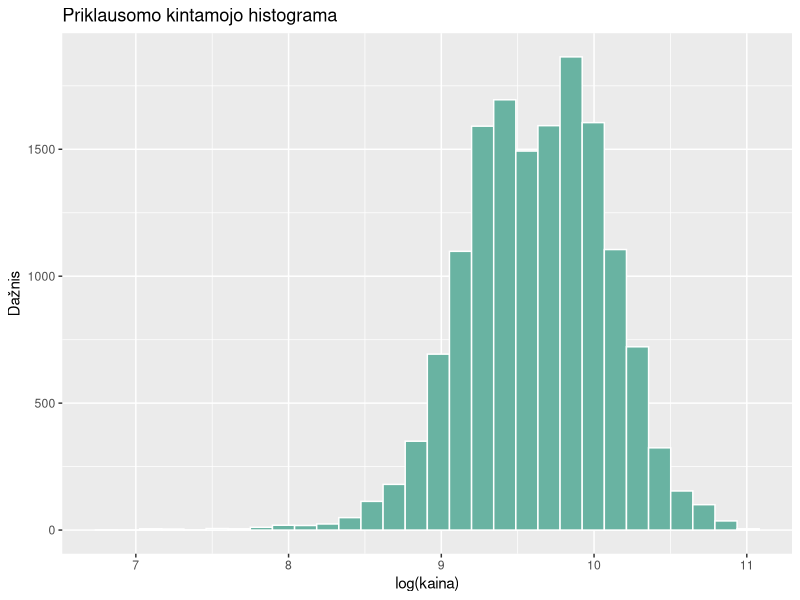
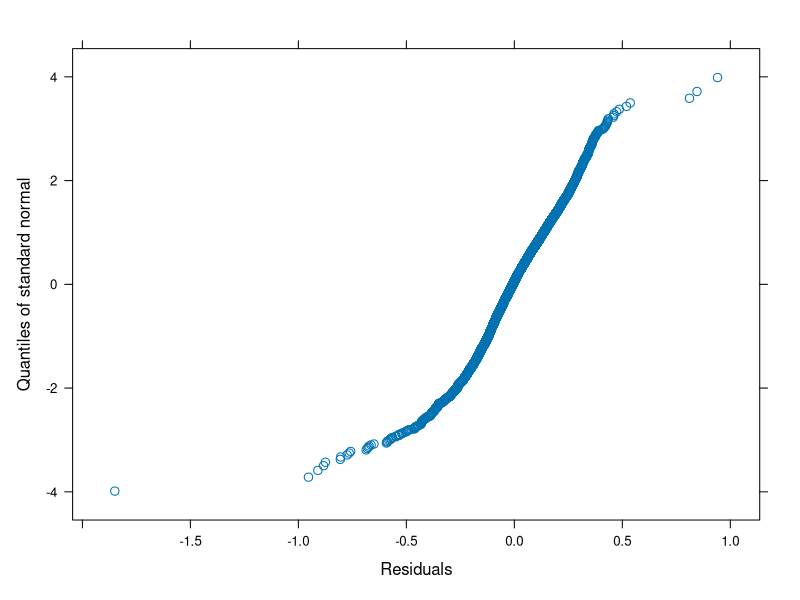
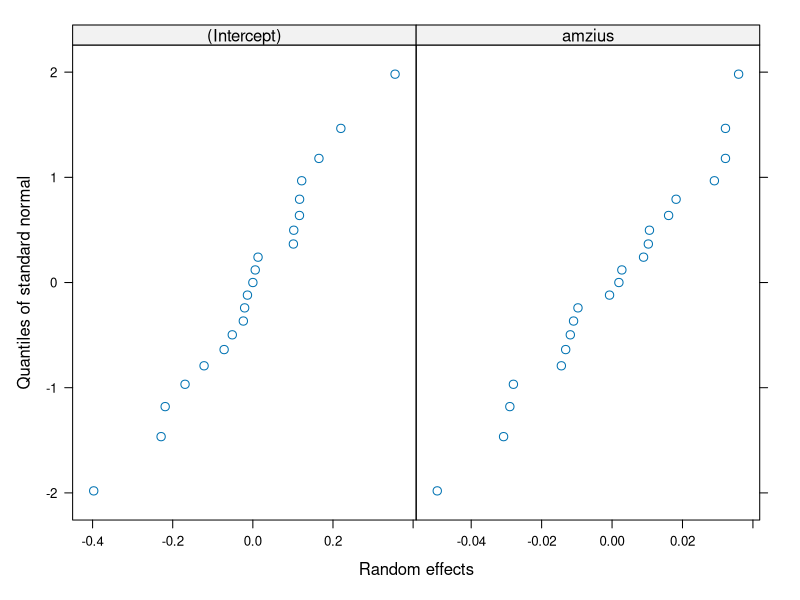
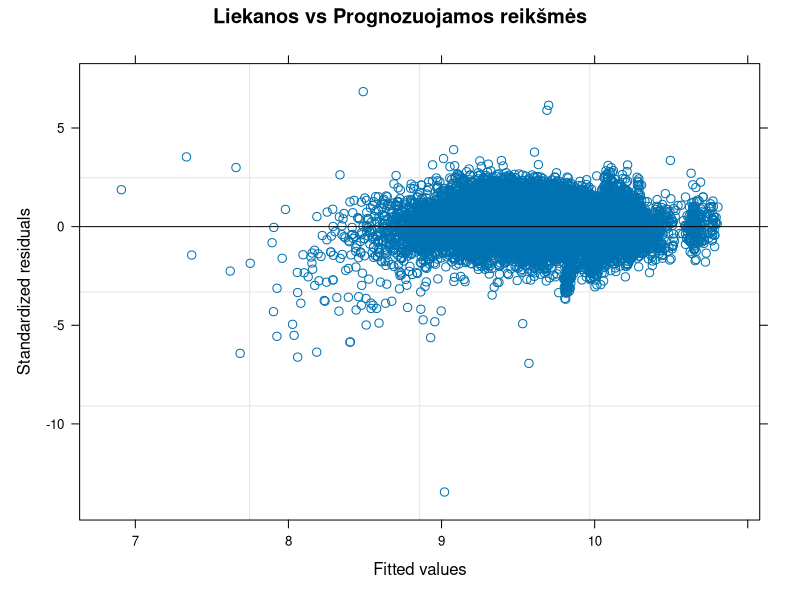
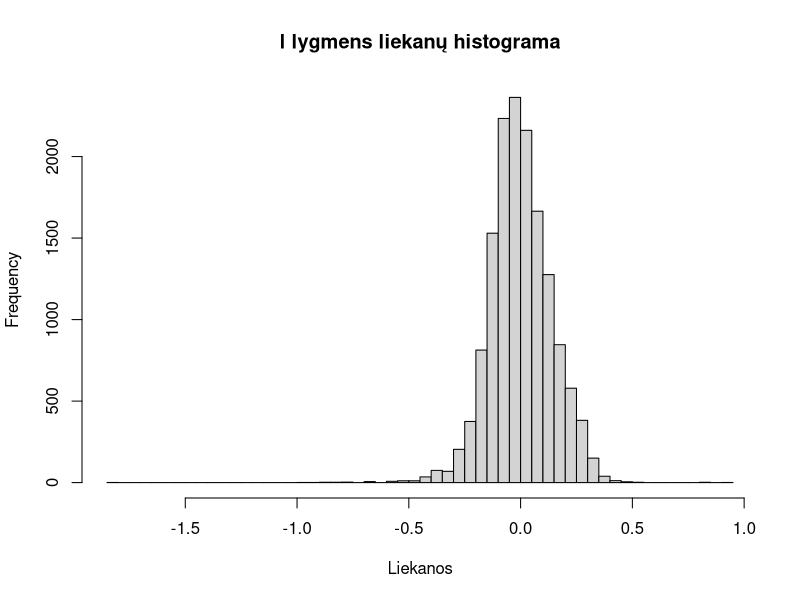

Reproduce these figures in R, in order.
# =====================================================================
# Autorės: Lidija Puščiūtė, Darja Baranova
# K6(10) – Savarankiškas HLM: naudotų Volkswagen automobilių kainos
# Duomenys: Kaggle „100,000 UK Used Car Data set“ (failas vw.csv)
# I lygmuo – automobilis (skelbimas), II lygmuo – automobilio modelis
# =====================================================================

# Bibliotekos
library(nlme)      # lme() – hierarchiniai tiesiniai modeliai (kaip paskaitos pavyzdyje)
library(ggplot2)   # priklausomo kintamojo histograma

# ---------------------------------------------------------------------
# 0. Duomenų nuskaitymas ir paruošimas
# ---------------------------------------------------------------------
duom <- read.csv("vw.csv")                               # failas tame pačiame aplanke kaip kodas
duom$model <- trimws(duom$model)                         # pavadinimų priekyje yra tarpas

duom <- subset(duom, fuelType %in% c("Petrol", "Diesel"))   # tik benzininiai ir dyzeliniai
duom <- subset(duom, engineSize > 0)                        # variklio tūris 0 – klaida
duom <- subset(duom, mpg >= 20 & mpg <= 100)                # neįtikėtinos sąnaudų reikšmės
duom <- duom[duom$model %in% names(which(table(duom$model) >= 30)), ]  # modeliai su >= 30 automobilių
duom$model <- factor(duom$model)

duom$lkaina <- log(duom$price)        # priklausomas kintamasis – kainos logaritmas
duom$amzius <- 2020 - duom$year       # amžius metais (duomenys surinkti 2020 m.)
duom$rida   <- duom$mileage / 1000    # rida, tūkst. mylių
duom$vid_variklis <- ave(duom$engineSize, duom$model)   # II lygmens kintamasis: modelio vidutinis variklio tūris

nrow(duom)            # stebėjimų skaičius
nlevels(duom$model)   # II lygmens aibių (modelių) skaičius
sort(table(duom$model))

# ---------------------------------------------------------------------
# 1. Priklausomo kintamojo normalumas
# ---------------------------------------------------------------------
ggplot(duom, aes(x = lkaina)) +
  geom_histogram(bins = 30, fill = "#69b3a2", color = "white") +
  labs(title = "Priklausomo kintamojo histograma", x = "log(kaina)", y = "Dažnis")
set.seed(2026)
shapiro.test(sample(duom$lkaina, 5000))   # shapiro.test leidžia iki 5000 stebėjimų – atsitiktinė imtis

# ---------------------------------------------------------------------
# 2. Besąlyginis modelis ir ICC
# ---------------------------------------------------------------------
model.0 <- lme(lkaina ~ 1, random = ~ 1 | model, data = duom)   # REML
summary(model.0)
VarCorr(model.0)
tau00 <- as.numeric(VarCorr(model.0)[1, "Variance"])
sigma2_0 <- model.0$sigma^2
ICC <- tau00 / (tau00 + sigma2_0)
ICC
intervals(model.0)    # PI dispersijų st. nuokrypiams (ar tau00 > 0, sigma^2 > 0)

# ---------------------------------------------------------------------
# 3. Intervalinių I lygmens kintamųjų koreliacijos
# ---------------------------------------------------------------------
round(cor(duom[, c("amzius", "rida", "mpg")]), 3)

# ---------------------------------------------------------------------
# 4. Dviejų lygmenų modelis
#    I lygmuo: amzius, rida, mpg;  II lygmuo: vid_variklis
#    Atsitiktinio poveikio: konstanta ir amzius
# ---------------------------------------------------------------------
ctrl <- lmeControl(opt = "optim", maxIter = 200, msMaxIter = 200)
model.1 <- lme(lkaina ~ 1 + vid_variklis + amzius + rida + mpg,
               random = ~ 1 + amzius | model, data = duom, control = ctrl)   # REML
summary(model.1)        # fiksuoti parametrai (Fixed effects) ir st. nuokrypiai (Random effects)
VarCorr(model.1)        # dispersijos: tau00, tau11, sigma^2

# ---------------------------------------------------------------------
# 5. Modelių palyginimas su besąlyginiu
# ---------------------------------------------------------------------
sigma2_1 <- model.1$sigma^2
(sigma2_0 - sigma2_1) / sigma2_0      # I lygmens dispersijos sąlyginis pokytis

model.0ml <- update(model.0, method = "ML")   # palyginimui – ML įverčiai
model.1ml <- update(model.1, method = "ML")
anova(model.1ml, model.0ml)                   # AIC ir tikėtinumo santykio testas
AIC(model.0ml) - AIC(model.1ml)               # Akaikės indekso pokytis

# Ar reikalingas atsitiktinis amžiaus nuolydis?
model.1a <- lme(lkaina ~ 1 + vid_variklis + amzius + rida + mpg,
                random = ~ 1 | model, data = duom, method = "ML")
anova(model.1ml, model.1a)

# ---------------------------------------------------------------------
# 6. Modeliai su sąveika
# ---------------------------------------------------------------------
# SĄVEIKA 1: vid_variklis ir amzius
# Klausimas: ar didesnio variklio modeliai nuvertėja greičiau?
model.2ml <- lme(lkaina ~ 1 + vid_variklis + amzius + rida + mpg + vid_variklis:amzius,
                 random = ~ 1 + amzius | model, data = duom, method = "ML", control = ctrl)
summary(model.2ml)$tTable
anova(model.1ml, model.2ml)      # p = 0,153 – sąveika nereikalinga

# SĄVEIKA 2: vid_variklis ir mpg
# Klausimas: ar variklio dydis keičia degalų sąnaudų (ekonomiškumo) įtaką?
model.4ml <- lme(lkaina ~ 1 + vid_variklis + amzius + rida + mpg + vid_variklis:mpg,
                 random = ~ 1 + amzius | model, data = duom, method = "ML", control = ctrl)

summary(model.4ml)$tTable
anova(model.1ml, model.4ml)      # p = 0,0007 – modelis su sąveika statistiškai reikšmingai geresnis

# ---------------------------------------------------------------------
# 7. Modelis su kategoriniais kintamaisiais (pavarų dėžė ir kuro tipas)
#    R automatiškai sukuria pseudokintamuosius:
#    bazinės kategorijos – Automatic ir Diesel
# ---------------------------------------------------------------------
duom$transmission <- factor(duom$transmission)   # Automatic, Manual, Semi-Auto
duom$fuelType <- factor(duom$fuelType)           # Diesel, Petrol
table(duom$transmission); table(duom$fuelType)

model.5ml <- lme(lkaina ~ 1 + vid_variklis + amzius + rida + mpg + vid_variklis:mpg +
                   transmission + fuelType,
                 random = ~ 1 + amzius | model, data = duom, method = "ML", control = ctrl)
summary(model.5ml)$tTable
anova(model.4ml, model.5ml)      # AIC sumažėja ~2454 – kategoriniai kintamieji reikalingi

# ---------------------------------------------------------------------
# GALUTINIS MODELIS: su sąveika vid_variklis:mpg ir kategoriniais kintamaisiais,
# įvertintas REML metodu
# ---------------------------------------------------------------------
model.5reml <- update(model.5ml, method = "REML")
summary(model.5reml)   # fiksuoti parametrai ir st. nuokrypiai
VarCorr(model.5reml)   # dispersijos: tau00, tau11, sigma^2

# Palyginimas su besąlyginiu modeliu
sigma2_5 <- model.5reml$sigma^2
(sigma2_0 - sigma2_5) / sigma2_0              # I lygmens dispersijos sąlyginis pokytis
anova(model.5ml, model.0ml)                   # AIC ir tikėtinumo santykio testas (ML)
AIC(model.0ml) - AIC(model.5ml)               # Akaikės indekso pokytis
# ---------------------------------------------------------------------
# 8. Prielaidų tikrinimas – liekanų ir atsitiktinių efektų q-q grafikai
# ---------------------------------------------------------------------
qqnorm(model.5reml, ~ resid(.))      # I lygmens liekanos e
qqnorm(model.5reml, ~ ranef(.))      # II lygmens u0 ir u1

# Homoskedastiškumas (ar liekanų sklaida vienoda prie visų kainų)
plot(model.5reml, resid(., type = "pearson") ~ fitted(.), abline = 0,
     main = "Liekanos vs Prognozuojamos reikšmės")


hist(resid(model.5reml), breaks = 80, main = "I lygmens liekanų histograma", xlab = "Liekanos")
mean(abs(resid(model.5reml, type = "pearson")) > 3)   # dalis liekanų, didesnių nei 3 st. nuokrypiai
round(ranef(model.5reml), 3)




# ==============================================================================
# 9. PROGNOZĖ NAUDOJANT GALUTINĮ MODELĮ (model.5reml)
# Scenarijus: 3 metų VW Golf, 30 tūkst. mylių rida, 55 mpg, mechaninė dėžė, benzinas
# ==============================================================================

# 1. Paimame tikslią Golf vidutinio variklio reikšmę
vv_golf <- unique(duom$vid_variklis[duom$model == "Golf"])

# 2. Sukuriame naujo automobilio duomenų eilutę
naujas_golf <- data.frame(
  model = factor("Golf", levels = levels(duom$model)),
  vid_variklis = vv_golf,
  amzius = 3,
  rida = 30,
  mpg = 55,
  transmission = factor("Manual", levels = levels(duom$transmission)),
  fuelType = factor("Petrol", levels = levels(duom$fuelType))
)

# 3. Skaičiuojame kainos prognozes svarais (£):
prognoze_pop = exp(predict(model.5reml, naujas_golf, level = 0))  # Populiacijos lygis (level 0)
prognoze_golf = exp(predict(model.5reml, naujas_golf, level = 1)) # Golf lygis (level 1)

cat("\n--- GOLF PROGNOZĖS REZULTATAI ---\n")
cat("Bendras vidutinis automobilis rinkoje (level = 0):", round(prognoze_pop, 0), "£\n")
cat("Konkrečiai VW GOLF prognozė (level = 1):", round(prognoze_golf, 0), "£\n")
